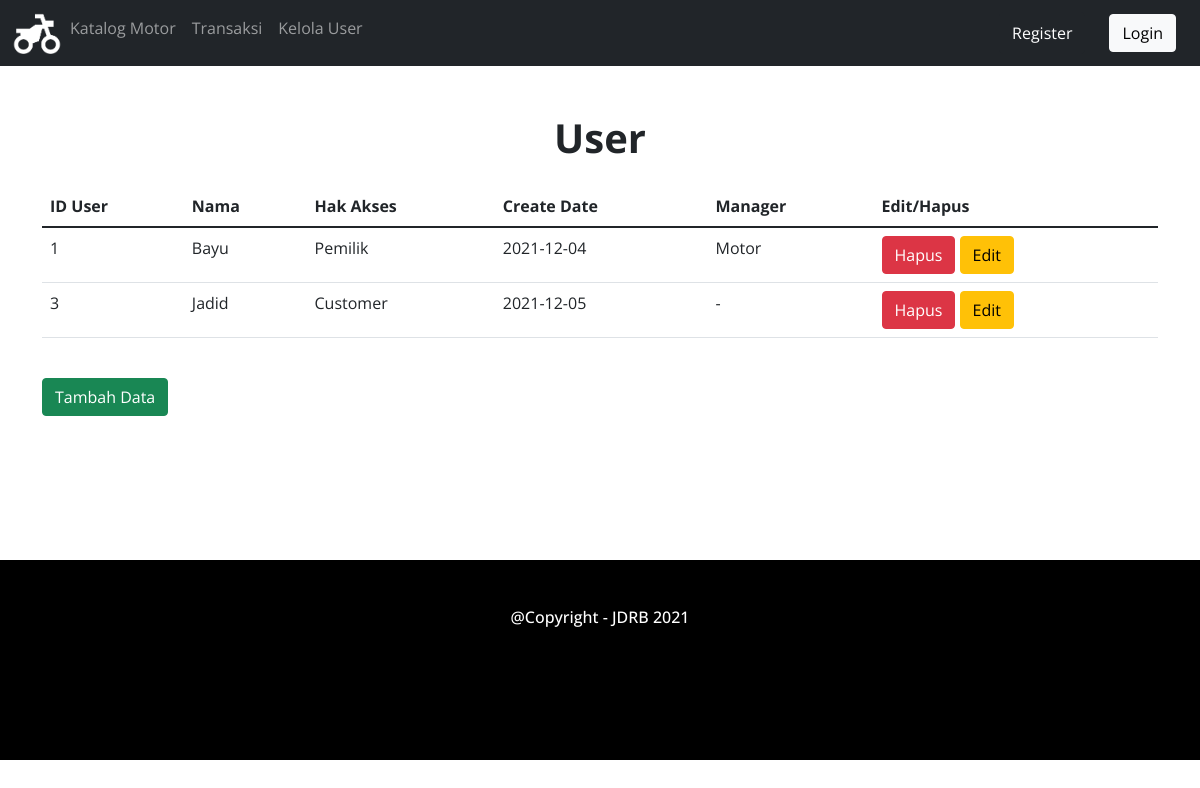
Before: /user/user.php with the older database file.
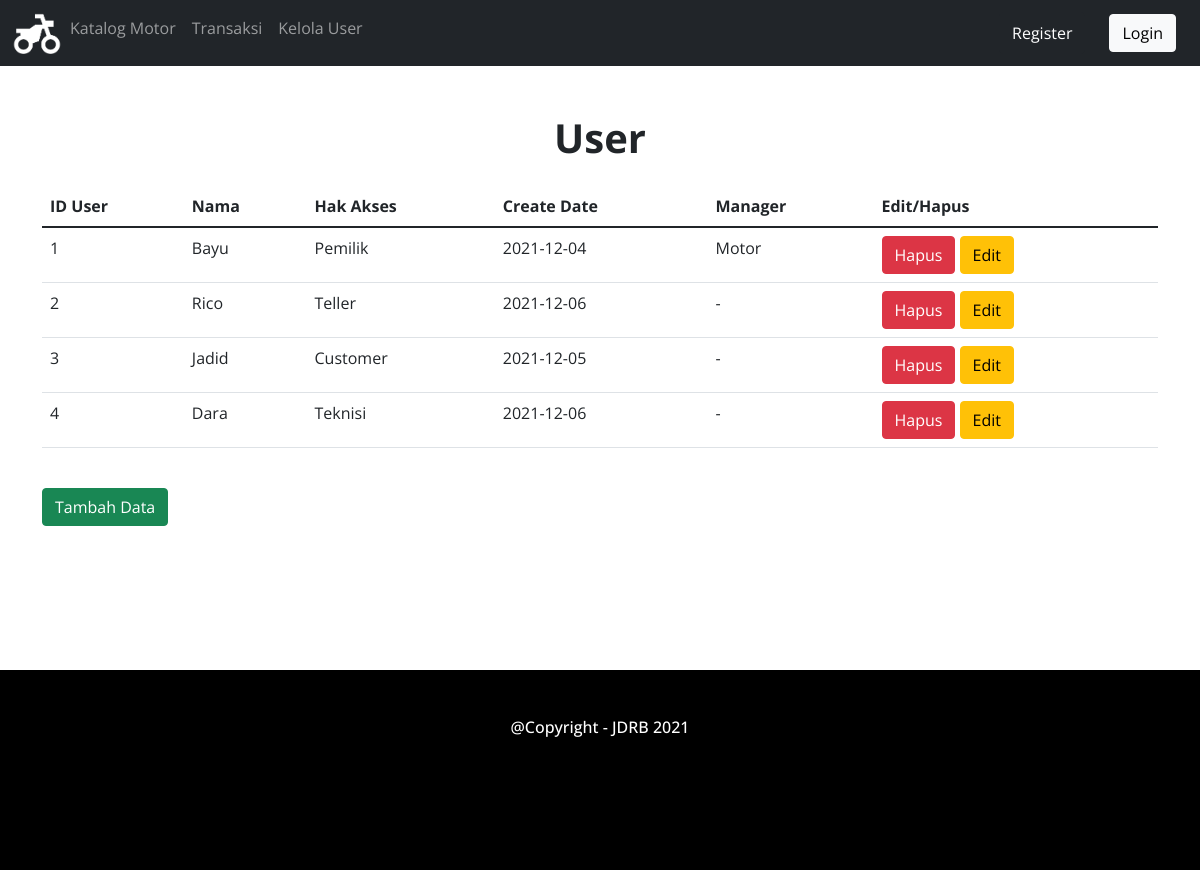
After: the same page with the newer database file.
### tables this page shows
CREATE TABLE `user` (
  `IDUser` int(100) NOT NULL,
  `Nama` varchar(20) NOT NULL,
  `Password` varchar(100) NOT NULL,
  `Hak_Akses` varchar(100) NOT NULL,
  `Create_Date` date NOT NULL,
  `Manager` varchar(10) NOT NULL
);

### user/user.php (the view, shortened to what this page needs)
<!DOCTYPE html>
<html lang="en">
<head>
<link rel="stylesheet" href="../bootstrap/css/bootstrap.min.css">
<link rel="stylesheet" href="../style.css">
</head>
<body>
<nav class="navbar navbar-expand-sm bg-dark navbar-dark">
    <div class="container-fluid">
    <ul class="navbar-nav">
        <li class="nav-item">
            <a href="../index.php"><img src="../img/logo.png" class="logo-navbar"><a>
        </li>
        <li class="nav-item">
            <a class="nav-link" href="../identitas motor/identitas_motor.php">Katalog Motor</a>
        </li>
        <li class="nav-item">
            <a class="nav-link" href="#">Transaksi</a>
        </li>
        <li class="nav-item">
            <a class="nav-link" href="#">Kelola User</a>
        </li>
    </ul>
    </div>
    <?php if (isset($_SESSION["Nama"])) : ?>
        <p class="h6 text-white mr-5">Halo,<?php echo $_SESSION["Nama"] ?></p>
        <a href="../logout.php" class="btn btn-light buttonnavbar">Logout</a>
    <?php else : ?>
        <a href="../register.php" class="navbar btn btn-dark" >Register</a>
        <a href="../login.php" class="btn btn-light buttonnavbar">Login</a>
    <?php endif; ?>
</nav>
<div class="header">
    <h1 class="mt-5">User</h1>
</div>
<div class="container">
	<div class="mt-4">
		<div class="table-responsive">
			<table class="table">
				<thead>
					<tr>
						<th>ID User</th>
						<th>Nama</th>
						<th>Hak Akses</th>
						<th>Create Date</th>
						<th>Manager</th>
						<th>Edit/Hapus</th>
					</tr>
				</thead>
				<tbody>
                <?php
                    include '../koneksi.php';
                    $data=mysqli_query($koneksi,"SELECT * FROM user") or die(mysqli_error($koneksi));
                    foreach($data as $pengguna){?>
					<tr>
						<td><?php echo $pengguna['IDUser'];?></td>
						<td><?php echo $pengguna['Nama'];?></td>
						<td><?php echo $pengguna['Hak_Akses'];?></td>
						<td><?php echo $pengguna['Create_Date'];?></td>
						<td><?php echo $pengguna['Manager'];?></td>
						<td>
                            <a href="user_delete.php?IDUser=<?php echo $pengguna['ID']?>" class="btn btn-danger" onclick="return confirm('Anda akan menghapus data ini ?')">Hapus</a>
                            <a href="user_update.php?IDUser=<?php echo $pengguna['ID']?>" class="btn btn-warning">Edit</a>
						</td>
					</tr>
                <?php }
                ?>
				</tbody>
            </table>
        </div>
    </div>
	<a class="btn btn-success my-4" href="register.php" >Tambah Data</a>
</div>
<footer>
    <h6 class="text-center p-5"> @Copyright - JDRB 2021</h6>
</footer>
</body>
</html>

### style.css (style rules this page uses)
body { font-family: "Open Sans"; width: 100%; height: 100%; }
h1 { font-weight: bold; text-align: center; }
footer { width: 100%; height: 200px; margin-top: 10%; background-color: black; }
h6 { color: white; }
.logo-navbar { width:50px; height:50px; }
.buttonnavbar { margin-left: 2%; float: right; margin-right: 2%; }

Changed rows visible on the page:
added user: IDUser "2", Nama "Rico", Hak_Akses "Teller", Create_Date "2021-12-06", Manager "-"
added user: IDUser "4", Nama "Dara", Hak_Akses "Teknisi", Create_Date "2021-12-06", Manager "-"
